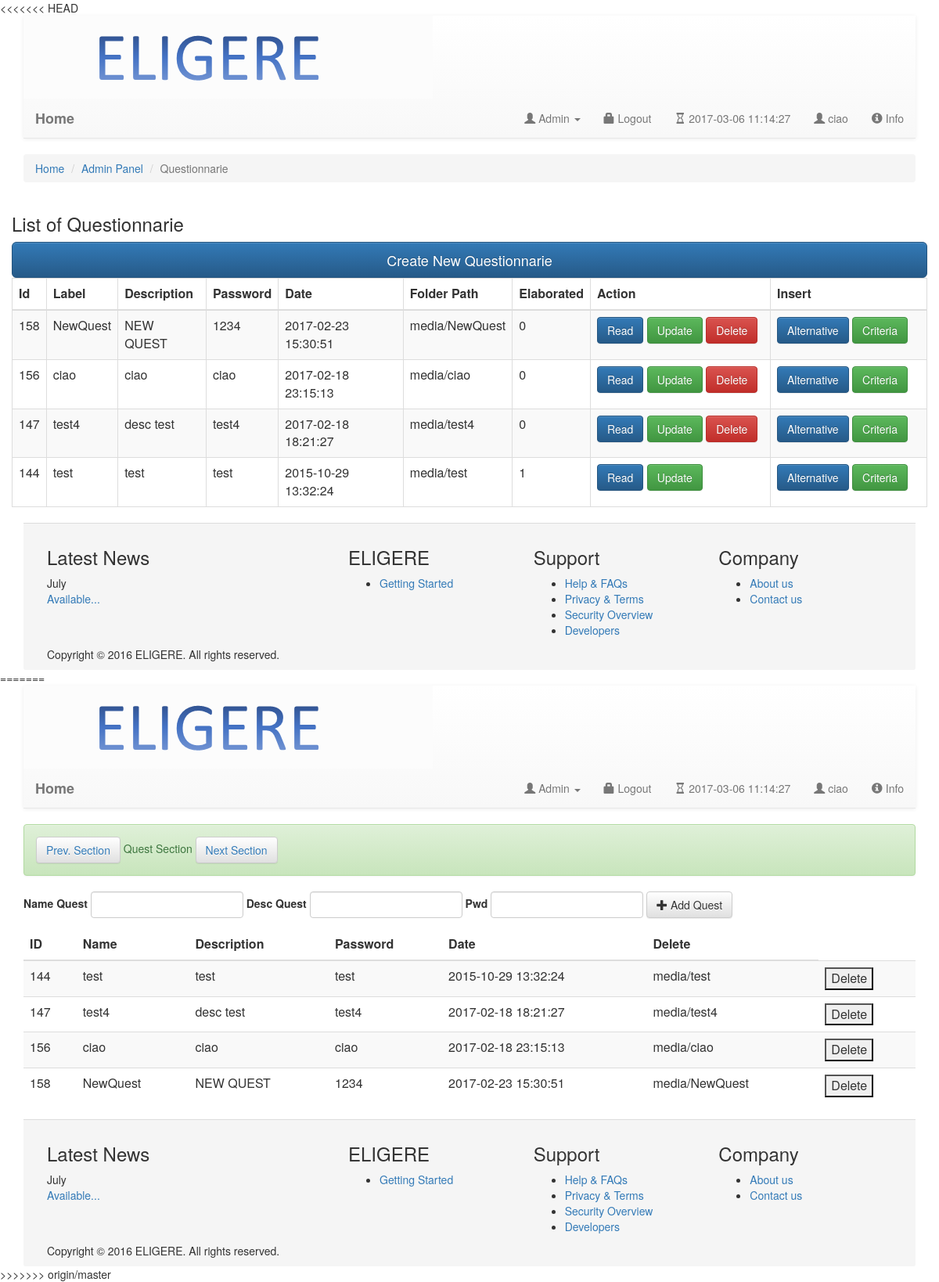
Screenshot of /WebApplication/insertQuestionnarie.php (signed in) with the database file from the repository.
### tables this page shows
CREATE TABLE `questionnaire` (
  `id` int(11) NOT NULL,
  `name` char(20) NOT NULL,
  `description` text NOT NULL,
  `date` datetime NOT NULL,
  `complete` bit(1) NOT NULL DEFAULT b'0',
  `dir` char(20) NOT NULL,
  `password` char(30) NOT NULL,
  `elaborated` bit(1) NOT NULL DEFAULT b'0',
  `elaboration_date` datetime NOT NULL
);

### WebApplication/getDataFromDataBase.php (called while the page is built, shortened)
<?php
function getAllQuest($conn) {
	$questArray = array ();
	$query = "SELECT * FROM questionnaire";
	$result = $conn->query ( $query );
	if ($result->num_rows > 0) {
		while ( $row = $result->fetch_assoc () ) {
			$objQuest = new Quest ();
			$objQuest->id = $row ['id'];
			$objQuest->name = $row ['name'];
			$objQuest->description = $row ['description'];
			$objQuest->password = $row ['password'];
			$objQuest->date = $row ['date'];
			$objQuest->dir = $row ['dir'];
			array_push ( $questArray, $objQuest );
		}
	} else {
	}
	return $questArray;
}
?>

### WebApplication/insertQuestionnarie.php (the view, shortened to what this page needs)
<html lang="en">
  <body>
	<div class="container">
	  <?php
	  include 'staticNavBar.php'; ?>
		<ol class="breadcrumb">
		  <li class="breadcrumb-item"><a href="index.php">Home</a></li>
		  <li class="breadcrumb-item "><a href="mainAdmin.php">Admin Panel</a></li>
		  <li class="breadcrumb-item active">Questionnarie</li>
		</ol>
            <div class="row">
                <h3>List of Questionnarie</h3>
            </div>
            <div class="row">
				<a href="questionnarie/create.php" >
					<button class='btn btn-lg btn-primary btn-block' type='submit'>Create New Questionnarie</button>
				</a>
                <table class="table table-striped table-bordered">
                  <thead>
                    <tr>
                      <th>Id</th>
                      <th>Label</th>
                      <th>Description</th>
					  <th>Password</th>
					  <th>Date</th>
					  <th>Folder Path</th>
					  <th>Elaborated</th>
					  <th>Action</th>
					  <th>Insert</th>
                    </tr>
                  </thead>
                  <tbody>
                  <?php
                   $pdo = Database::connect();
                   $sql = 'SELECT * FROM questionnaire ORDER BY id DESC';
                   foreach ($pdo->query($sql) as $row) {
                            echo '<tr>';
                            echo '<td>'. $row['id'] . '</td>';
                            echo '<td>'. $row['name'] . '</td>';
                            echo '<td>'. $row['description'] . '</td>';
							echo '<td>'. $row['password'] . '</td>';
                            echo '<td>'. $row['date'] . '</td>';
							echo '<td>'. $row['dir'] . '</td>';
							echo '<td>'. $row['elaborated'] . '</td>';
							echo '<td width=230>';
                                echo '<a class="btn btn-primary" href="questionnarie/read.php?id='.$row['id'].'">Read</a>';
                                echo '<a class="btn btn-success" href="questionnarie/update.php?id='.$row['id'].'">Update</a>';
								if($row['elaborated'] == 0)
									echo '<a class="btn btn-danger" href="questionnarie/delete.php?id='.$row['id'].'">Delete</a>';
                           echo '</td>';
						   echo '<td width=200>';
                                echo '<a class="btn btn-primary" href="insertAlternativeAndCriteria.php?id='.$row['id'].'">Alternative</a>';
                                echo '<a class="btn btn-success" href="insertQuestions.php?id='.$row['id'].'">Criteria</a>';
                           echo '</td>';
						   echo '</tr>';
                   }
                  ?>
                  </tbody>
            </table>
        </div>
    </div>
	</body>
	<div class="container">
		<?php include 'footer.php'; ?>
    </div>
 </html>
<?php
	if ($_SESSION['enableAdmin']){
	    include "connection.php";
		include "getDataFromDataBase.php";
		if(!isset($descQuest))
			$descQuest = '';
		if(!isset($nameQuest))
			$nameQuest = '';
}
?>
<html lang="en">
  <body>
	<div class="container">
	  <?php
	  include 'staticNavBar.php'; ?>
	<div class="alert alert-success">
	<button type="submit"  name="" class="btn btn-default">
		<a href="mainAdmin.php"> Prev. Section </a>
	</button>
		Quest Section
	<button type="submit"  name="" class="btn btn-default">
		<a href="insertAlternativeAndCriteria.php"> Next Section </a>
	</button>
	</div>
		<form class="form-inline " id = "quest_form" method="post" action="<?php $_PHP_SELF ?>">
			<div class="form-group">
					<label for="nameQuestInput">Name Quest</label>
					<input type="text" name="nameQuest" value="<?php echo $nameQuest;?>" class="form-control" id="nameQuestInput" placeholder="" required="required"/>
			</div>
			<div class="form-group">
				<label for="descQuestInput">Desc Quest</label>
				<input type="text" name="descQuest"  value="<?php echo $descQuest;?>" class="form-control" id="descQuestInput" required="required" placeholder=""/>
			</div>
			<div class="form-group">
				<label for="passwordId">Pwd</label>
				<input type="text" name="password"  class="form-control" id="passwordId" required="required" placeholder=""/>
			</div>
			<button type="submit" name="add_quest" class="btn btn-default">
			 <span class="glyphicon glyphicon-plus" aria-hidden="true"></span>
				Add Quest
			</button>
		</form>
		<div class="table-responsive">
			<?php
				echo "<table class='table table-striped'>
					  <thead>
						<tr>
							 <th>ID</th>
							 <th>Name</th>
							 <th>Description</th>
							 <th>Password</th>
							 <th>Date</th>
							 <th>Delete</th>
						</tr>
					  </thead>";
				$queryQuest = getAllQuest($conn);
				foreach ($queryQuest as $q){
						echo '<tr><td>' . $q->id. '</td>
							 	  <td>' . $q -> name. '</td>
								  <td>' . $q -> description. '</td>
								  <td>' . $q -> password. '</td>
								  <td>' . $q -> date. '</td>
								  <td>' . $q -> dir. ' </td>
								  <td>' .'<button class="delete_questionnaire" data-id="' . $q->id . '"> Delete </button></td>
						</tr>';
				}
				echo "</table>";
			?>
			</div>
	</div>
	      <div class="container">
		<?php include 'footer.php'; ?>
    </div>
 </body>
 </html>

### rows the page displays
questionnaire: id "158", name "NewQuest", description "NEW QUEST", password "1234", date "2017-02-23 15:30:51", dir "media/NewQuest", elaborated "0"
questionnaire: id "156", name "ciao", description "ciao", password "ciao", date "2017-02-18 23:15:13", dir "media/ciao", elaborated "0"
questionnaire: id "147", name "test4", description "desc test", password "test4", date "2017-02-18 18:21:27", dir "media/test4", elaborated "0"
questionnaire: id "144", name "test", description "test", password "test", date "2015-10-29 13:32:24", dir "media/test", elaborated "1"

### other values shown
$_SESSION['yourname_session'] "ciao ciao"
